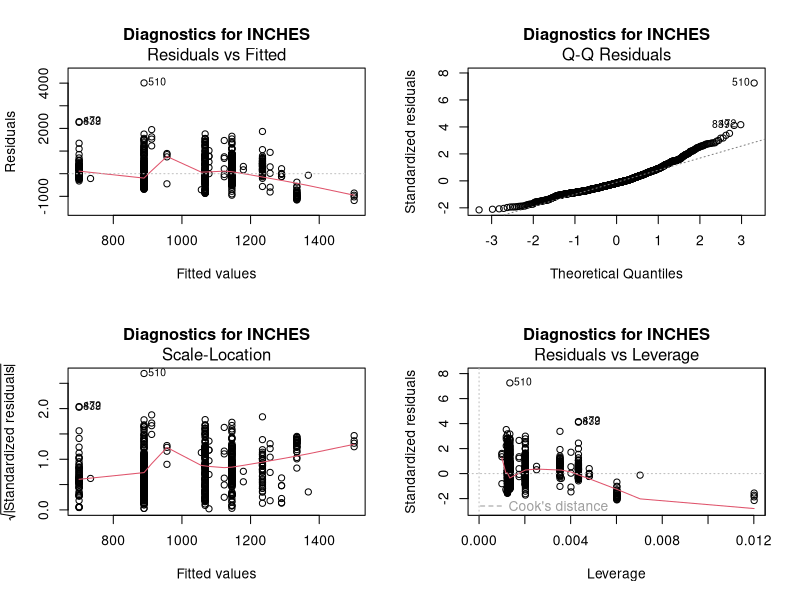
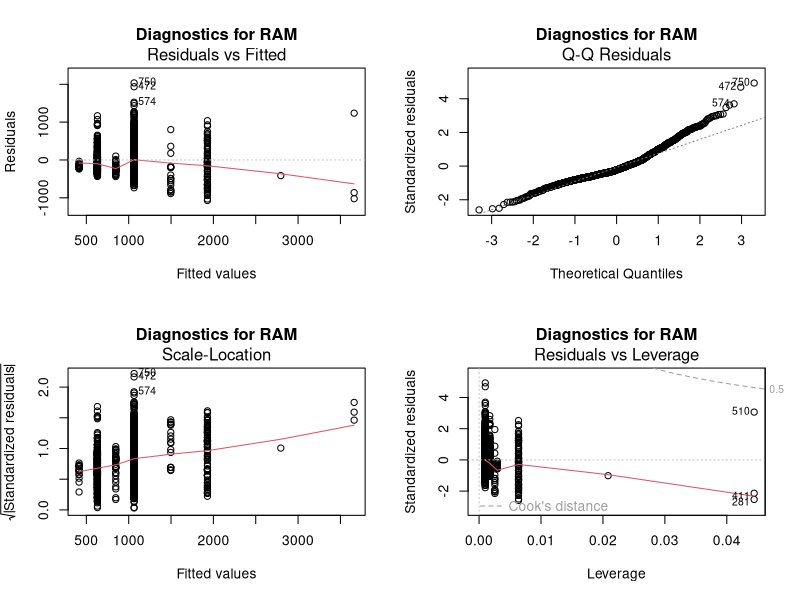
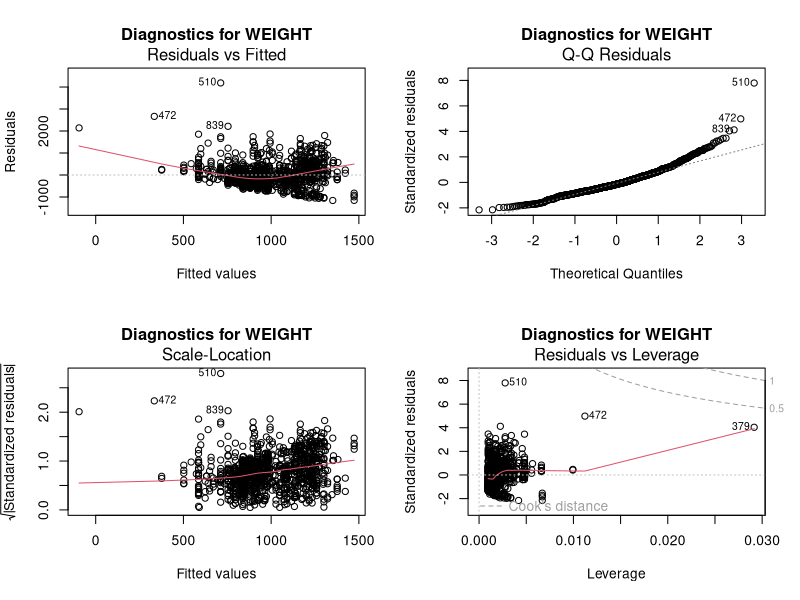
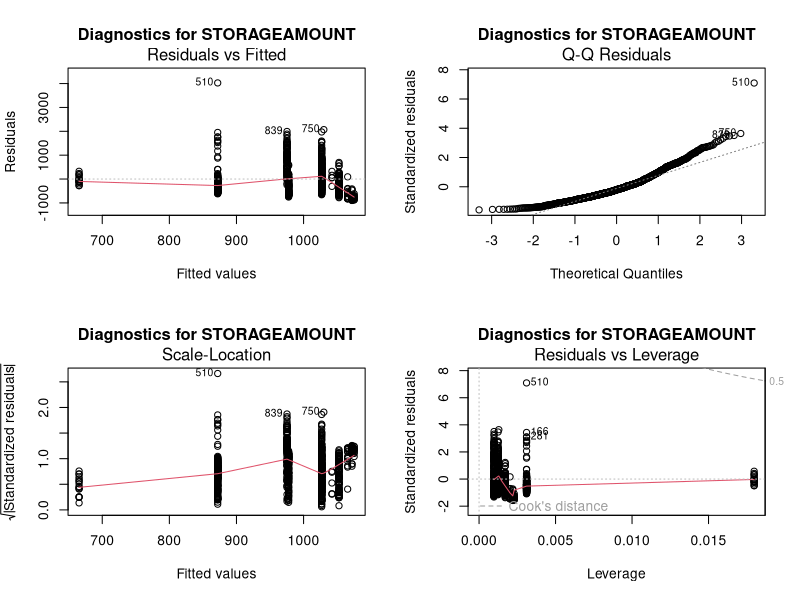
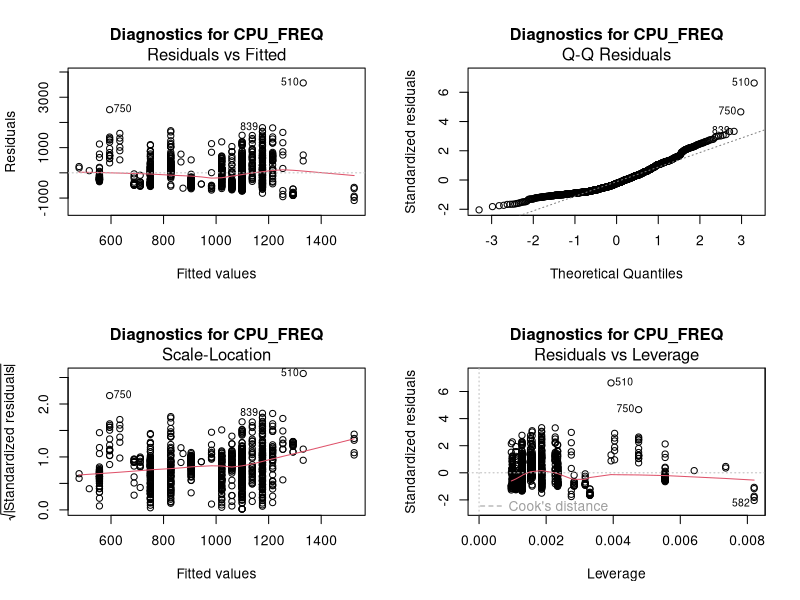
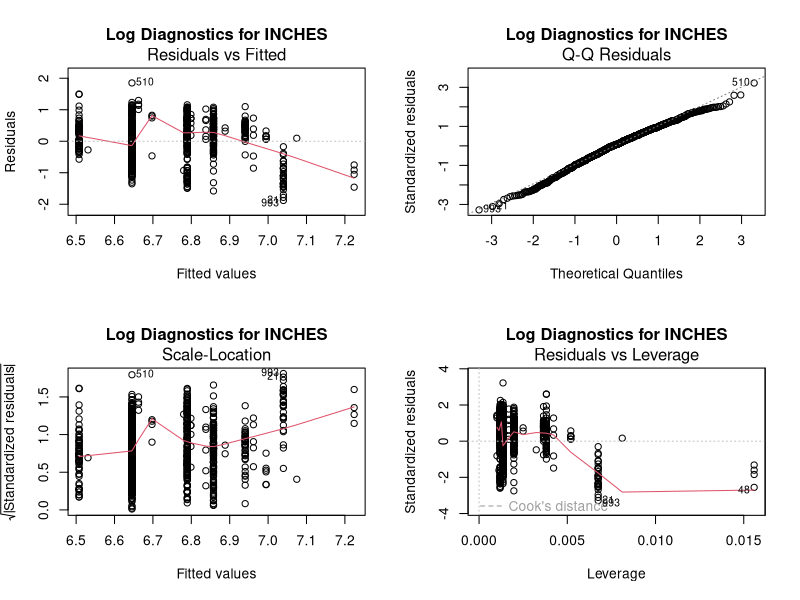
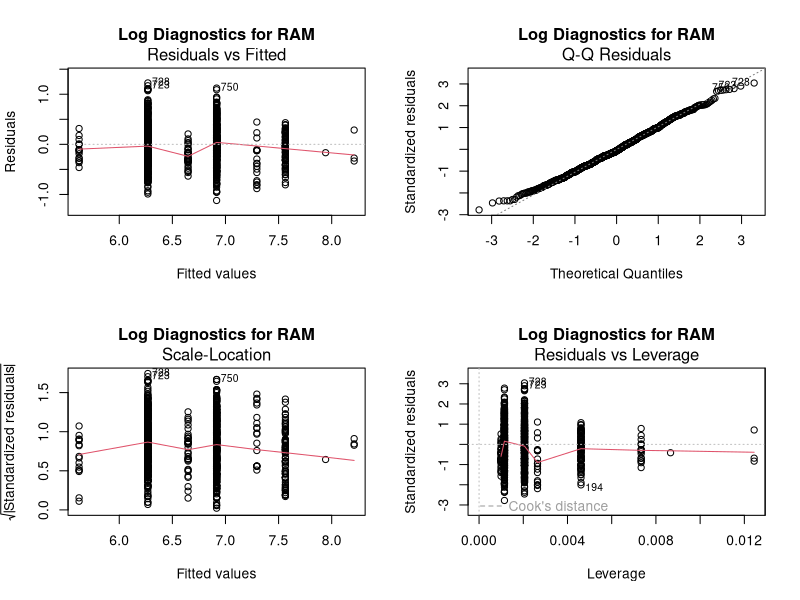
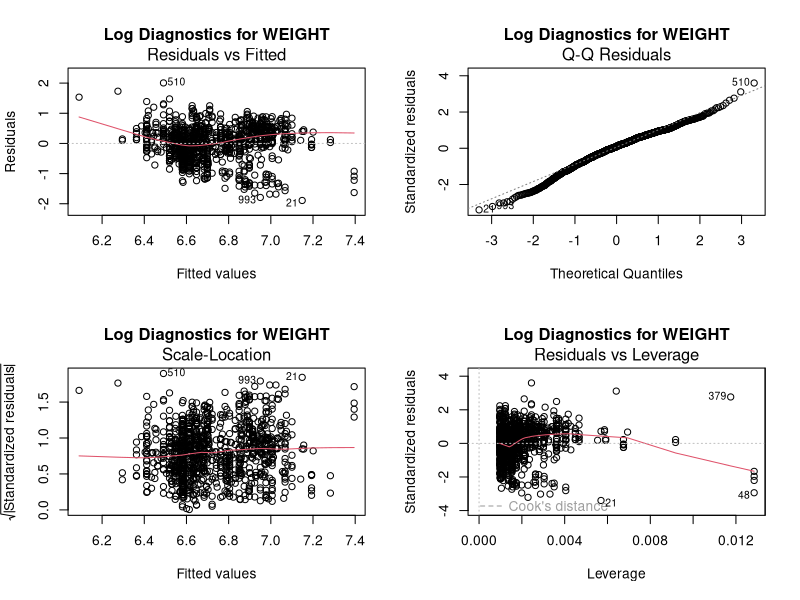

Recreate these plots in R, in order.
library(readr)
library(ggplot2)
library(dplyr)
library(reshape2)
laptop_prices_modified <- read_csv("laptop_prices_modified.csv")

subset_columns <- c("inches", "ram", "weight", "storageamount", "CPU_freq") # "storagetype", "company"

# Summarize data
for (col in subset_columns) {
  print(toupper(col))
  formula <- as.formula(paste("price_euros ~", col))
  model <- lm(formula, data = laptop_prices_modified)
  print(summary(model))
}

# Generate Diagnostics Plots -- No remedial measures
for (col in subset_columns) {
  print(toupper(col)) 
  formula <- as.formula(paste("price_euros ~", col))
  model <- lm(formula, data = laptop_prices_modified)
  par(mfrow = c(2, 2))
  plot(model, main = paste("Diagnostics for", toupper(col)))
}

# multiple regression model
laptop_prices_modified$company_factor <- as.factor(laptop_prices_modified$company)
laptop_prices_modified$storage_type_factor <- as.factor(laptop_prices_modified$storagetype)
full_model = lm(
  price_euros ~ inches + ram + weight + storageamount + 
    storage_type_factor + company_factor + CPU_freq,
  data = laptop_prices_modified
)
summary(full_model)

quantative_model = lm(
  price_euros ~ inches + ram + weight + storageamount + CPU_freq,
  data = laptop_prices_modified
)
summary(quantative_model)

# Apply logarithmic transformation to the relevant columns and then fit the models
for (col in subset_columns) {
  print(toupper(col)) 
  transformed_data <- laptop_prices_modified
  transformed_data$log_price <- log(transformed_data$price_euros)
  if (is.numeric(transformed_data[[col]])) {
    transformed_data[[paste0("log_", col)]] <- log(transformed_data[[col]])
  }
  formula <- as.formula(paste("log_price ~", paste0("log_", col)))
  fitted_model <- lm(formula, data = transformed_data)
  fitted_values <- fitted(fitted_model)
  residuals_values <- residuals(fitted_model)
  
  # Generate diagnostics plots
  par(mfrow = c(2, 2))
  plot(fitted_model, main = paste("Log Diagnostics for", toupper(col)))
}

# Predicted vs. Actual
predicted <- predict(full_model)
actual <- laptop_prices_modified$price_euros

# Scatter plot
par(mfrow = c(1, 1))
plot(actual, predicted, 
     xlab = "Actual Prices", 
     ylab = "Predicted Prices", 
     main = "Predicted vs. Actual Prices")
abline(0, 1, col = "red")  # Add a y = x line

# Partial dependence plots
for (col in subset_columns) {
  p <- ggplot(data = laptop_prices_modified, aes_string(x = col, y = "price_euros")) +
    geom_point(alpha = 0.5) +  # Add data points
    geom_smooth(method = "lm", formula = y ~ x, se = TRUE, color = "blue") +  # Add regression line
    labs(title = paste("Effect of", col, "on Price"), 
         x = col, 
         y = "Price (Euros)")
  
  print(p)
}

# Partial dependence on Company
laptop_prices_modified$company_factor_ordered <- reorder(
  laptop_prices_modified$company_factor,
  laptop_prices_modified$price_euros,
  FUN = median
)
# Plot with reordered factor levels
ggplot(data = laptop_prices_modified, aes(x = company_factor_ordered, y = price_euros)) +
  geom_point(alpha = 0.5) +  # Add data points
  geom_smooth(method = "lm", formula = y ~ x, se = TRUE, color = "blue") +  # Add regression line
  labs(title = "Effect of Company on Price", x = "Company (Ordered by Average Price)", y = "Price (Euros)") +
  theme(axis.text.x = element_text(angle = 45, hjust = 1))


# Generate the diagnostic plots for the full model
par(mfrow = c(2, 2))  # Arrange the plots in a 2x2 grid

# Residuals vs. Fitted plot
plot(full_model, main = "Residuals vs. Fitted")

# Apply log transformation to the full model
laptop_prices_modified$log_price <- log(laptop_prices_modified$price_euros)
laptop_prices_modified$log_inches <- log(laptop_prices_modified$inches)
laptop_prices_modified$log_ram <- log(laptop_prices_modified$ram)
laptop_prices_modified$log_weight <- log(laptop_prices_modified$weight)
laptop_prices_modified$log_storageamount <- log(laptop_prices_modified$storageamount)

# Fit the model with log-transformed variables
log_formula <- log_price ~ log_inches + log_ram + log_weight + log_storageamount + 
  storage_type_factor + company_factor

log_model <- lm(log_formula, data = laptop_prices_modified)

# Print the summary of the transformed model
summary(log_model)

# Generate the diagnostic plots for the log-transformed model
par(mfrow = c(2, 2))  # Arrange the plot layout (2x2 grid)
plot(log_model, main = "Diagnostics for Log-Transformed Model")

# Predicted vs. Actual (log)
predicted <- predict(log_model)
actual <- laptop_prices_modified$price_euros

# Scatter plot
par(mfrow = c(1, 1))
plot(actual, predicted, 
     xlab = "Actual Prices", 
     ylab = "Predicted Prices", 
     main = "Predicted vs. Actual Prices")
abline(0, 1, col = "red")  # Add a y = x line

# Singular Comparison Models
weight_inches = lm(
  price_euros ~ inches + weight,
  data = laptop_prices_modified
)
summary(weight_inches)

storage_amount_type = lm(
  price_euros ~ storageamount + storage_type_factor,
  data = laptop_prices_modified
)
summary(storage_amount_type)

freq_ram = lm(
  price_euros ~ CPU_freq + ram,
  data = laptop_prices_modified
)
summary(freq_ram)

company_freq = lm(
  price_euros ~ CPU_freq + company_factor,
  data = laptop_prices_modified
)
summary(company_freq)

company_ram = lm(
  price_euros ~ ram + company_factor,
  data = laptop_prices_modified
)
summary(company_ram)


company_storage_amount = lm(
  price_euros ~ storageamount + company_factor,
  data = laptop_prices_modified
)
summary(company_storage_amount)

company_inches = lm(
  price_euros ~ inches + company_factor,
  data = laptop_prices_modified
)
summary(company_inches)

company_weight = lm(
  price_euros ~ weight + company_factor,
  data = laptop_prices_modified
)
summary(company_weight)

company_weight_inches = lm(
  price_euros ~ inches + weight + company_factor,
  data = laptop_prices_modified
)
summary(company_weight_inches)


# Ranges
subset_000_100 <- subset(laptop_prices_modified, storageamount >= 0 & storageamount < 100)
subset_100_200 <- subset(laptop_prices_modified, storageamount >= 100 & storageamount < 200)
subset_200_400 <- subset(laptop_prices_modified, storageamount >= 200 & storageamount < 400)
subset_400_600 <- subset(laptop_prices_modified, storageamount >= 400 & storageamount < 600)
subset_600_1200 <- subset(laptop_prices_modified, storageamount >= 600 & storageamount < 1200)
subset_1200_2200 <- subset(laptop_prices_modified, storageamount >= 1200 & storageamount < 2200)
lm_000_200 <- lm(price_euros ~ inches + weight, data = subset_000_100)
lm_000_200 <- lm(price_euros ~ inches + weight, data = subset_100_200)
lm_200_300 <- lm(price_euros ~ inches + weight, data = subset_200_400)
lm_400_600 <- lm(price_euros ~ inches + weight, data = subset_400_600)
lm_600_1200 <- lm(price_euros ~ inches + weight, data = subset_600_1200)
lm_1200_2200 <- lm(price_euros ~ inches + weight, data = subset_1200_2200)

laptop_prices_modified$storage_range <- cut(
  laptop_prices_modified$storageamount,
  breaks = c(0, 100, 200, 400, 600, 1200, 2200),  # Define range endpoints
  labels = c("0-100GB", "100-200GB", "200-400GB", "400-600GB", "600-1200GB", "1200-2200GB"),
  right = FALSE  # Use left-closed intervals [a, b)
)

lm_with_ranges <- lm(price_euros ~ inches + weight + storage_range, data = laptop_prices_modified)
summary(lm_with_ranges)

table(laptop_prices_modified$storage_range)

# Jitter Plot
ggplot(laptop_prices_modified, aes(x = storage_range, y = price_euros)) +
  #geom_boxplot(outlier.color = "red", alpha = 0.7) +  # Boxplot with slightly transparent boxes
  geom_jitter(width = 0.2, alpha = 0.5, color = "blue") +  # Jittered points for raw data
  labs(title = "Price by Storage Range", x = "Storage Range", y = "Price (Euros)") +
  theme_minimal()


# Min and Max storage within ranges
storage_summary <- aggregate(storageamount ~ storage_range, data = laptop_prices_modified, 
                             FUN = function(x) c(min = min(x, na.rm = TRUE), max = max(x, na.rm = TRUE)))
# Split into separate columns for min and max
storage_summary <- do.call(data.frame, storage_summary)
names(storage_summary)[2:3] <- c("min_storage", "max_storage")
print(storage_summary)


# Select numeric columns including price_euros
numeric_data <- laptop_prices_modified[, c("price_euros", "inches", "ram", "weight", "storageamount", "CPU_freq")]

# Scatter plot matrix
pairs(numeric_data, 
      main = "Scatter Plot Matrix with Price (Y)", 
      pch = 19, col = "blue",
      labels = c("Price (€)", "Inches", "RAM", "Weight", "Storage", "CPU_freq"))


# Add cors
quantitative_data <- laptop_prices_modified[, c("price_euros", "inches", "ram", "weight", "storageamount", "CPU_freq")]
# Pearson correlation matrix
cor_matrix <- cor(quantitative_data, method = "pearson")
print(cor_matrix)


# Select numeric columns
numeric_data <- laptop_prices_modified[, c("price_euros", "inches", "ram", "weight", "CPU_freq", "storageamount")]
# Calculate correlation matrix
cor_matrix <- cor(numeric_data, use = "complete.obs")
# Melt the matrix for ggplot2
cor_melt <- melt(cor_matrix)
# Plot the heatmap
ggplot(data = cor_melt, aes(x = Var1, y = Var2, fill = value)) +
  geom_tile() +
  scale_fill_gradient2(low = "blue", mid = "white", high = "red", midpoint = 0) +
  theme_minimal() +
  ggtitle("Correlation Heatmap")


agg_data <- aggregate(price_euros ~ company_factor + storage_type_factor, data = laptop_prices_modified, FUN = mean)
# Plot the heatmap
ggplot(agg_data, aes(x = company_factor, y = storage_type_factor, fill = price_euros)) +
  geom_tile() +
  scale_fill_gradient(low = "yellow", high = "red") +
  theme_minimal() +
  ggtitle("Average Price by Company and Storage Type")


# Filter out rows where storageamount > 600
filtered_data <- laptop_prices_modified %>%
  filter(storageamount <= 1100)

# Refit the model
filtered_model <- lm(price_euros ~ storageamount, data = filtered_data)

# Scatter plot with regression line
plot(filtered_data$storageamount, filtered_data$price_euros, 
     xlab = "Storage Amount (GB)", 
     ylab = "Price (Euros)", 
     main = "Price vs Storage Amount (Filtered)",
     pch = 19, col = "black")  # Scatter plot points
abline(filtered_model, col = "red", lwd = 2)  # Regression line


# Laptop Size by Weight Heatmap
laptop_prices_modified$inches_bin <- cut(laptop_prices_modified$inches, breaks = 5)
laptop_prices_modified$weight_bin <- cut(laptop_prices_modified$weight, breaks = 5)
# Aggregate price by bins
price_bins <- aggregate(price_euros ~ inches_bin + weight_bin, data = laptop_prices_modified, FUN = mean, na.rm = TRUE)
# Plot the heatmap
ggplot(price_bins, aes(x = inches_bin, y = weight_bin, fill = price_euros)) +
  geom_tile() +
  scale_fill_gradient(low = "lightblue", high = "darkblue") +
  theme_minimal() +
  labs(title = "Price Distribution by Laptop Size and Weight", x = "Screen Size (Inches)", y = "Weight (kg)", fill = "Avg Price (€)") +
  theme(axis.text.x = element_text(angle = 45, hjust = 1))


#Storage Histogram by Company
ggplot(laptop_prices_modified, aes(x = reorder(company_factor, price_euros, FUN = median), y = price_euros, fill = company_factor)) +
  geom_boxplot(outlier.size = 1, outlier.color = "red", alpha = 0.7) +
  theme_minimal() +
  labs(
    title = "Price Distribution by Company (Ordered by Median Price)",
    x = "Company",
    y = "Price (€)",
    fill = "Company"
  ) +
  theme(
    axis.text.x = element_text(angle = 45, hjust = 1),
    legend.position = "none"  # Remove the color guide (legend) on the right
  )


# Price per gigabyte storage per company histogram
# Step 1: Calculate price per gigabyte
laptop_prices_modified <- laptop_prices_modified %>%
  mutate(price_per_gb = price_euros / storageamount)
# Step 2: Create the plot
ggplot(laptop_prices_modified, aes(x = reorder(company_factor, price_per_gb, FUN = median), y = price_per_gb, fill = company_factor)) +
  geom_boxplot(outlier.size = 1, outlier.color = "red", alpha = 0.7) +  # Boxplot of price per GB
  theme_minimal() +
  labs(
    title = "Price per Gigabyte of Storage by Company (Ordered by Median)",
    x = "Company",
    y = "Price per GB (€)",
    fill = "Company"
  ) +
  theme(
    axis.text.x = element_text(angle = 45, hjust = 1),  # Rotate x-axis labels
    legend.position = "none"  # Remove the color guide
  )


# Price per gigabyte RAM per company histogram
# Step 1: Calculate price per gigabyte
laptop_prices_modified <- laptop_prices_modified %>%
  mutate(price_per_gb = price_euros / ram)
# Step 2: Create the plot
ggplot(laptop_prices_modified, aes(x = reorder(company_factor, price_per_gb, FUN = median), y = price_per_gb, fill = company_factor)) +
  geom_boxplot(outlier.size = 1, outlier.color = "red", alpha = 0.7) +  # Boxplot of price per GB
  theme_minimal() +
  labs(
    title = "Price per Gigabyte of RAM by Company (Ordered by Median)",
    x = "Company",
    y = "Price per GB Ram (€)",
    fill = "Company"
  ) +
  theme(
    axis.text.x = element_text(angle = 45, hjust = 1),  # Rotate x-axis labels
    legend.position = "none"  # Remove the color guide
  )

# Function to plot Price vs Storage Amount for Storage <= 530GB
plot_price_vs_storage <- function(data, max_storage = 530) {
  filtered_data <- data %>% filter(storageamount <= max_storage)
  
  ggplot(filtered_data, aes(x = storageamount, y = price_euros)) +
    geom_point(color = "black", alpha = 0.6) +
    geom_smooth(method = "lm", se = TRUE, color = "red", linetype = "dashed") +
    labs(
      title = paste("Relationship Between Price and Storage (Storage <= ", max_storage, "GB)", sep = ""),
      x = "Storage Amount (GB)",
      y = "Price (Euros)"
    ) +
    theme_minimal()
}

# Call the function with your data
plot_price_vs_storage(laptop_prices_modified)
